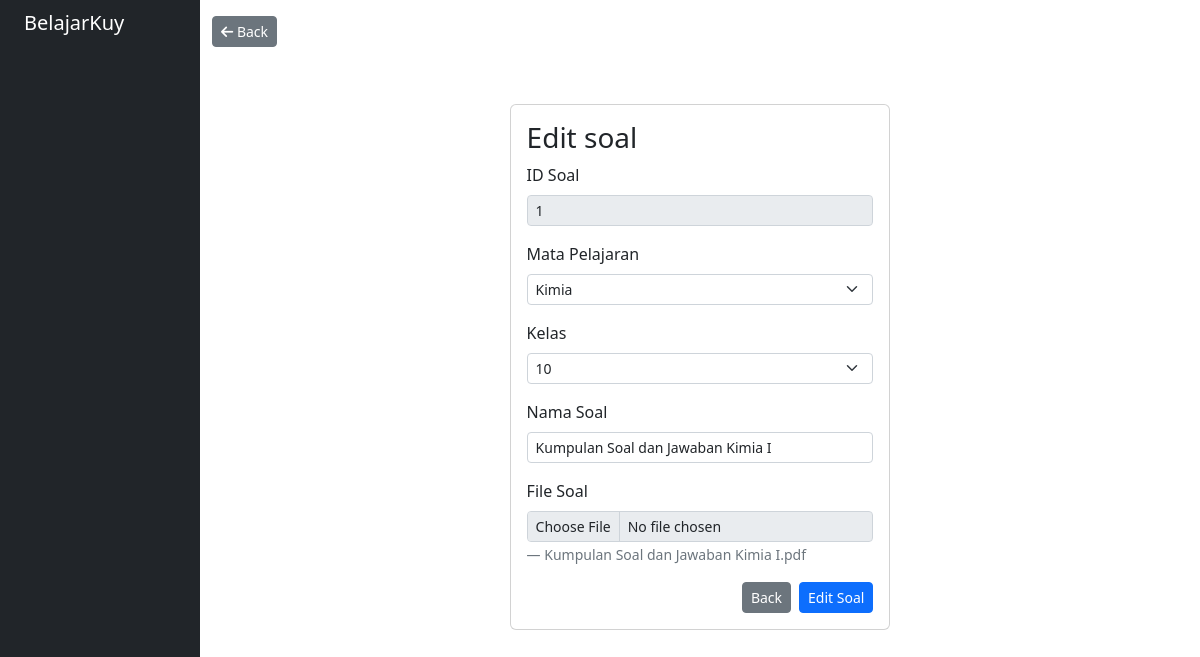
The page /dashboard/soal/process.php?edit=1 on the database its author committed.
### tables this page shows
CREATE TABLE `soal` (
  `id_soal` int(3) NOT NULL,
  `id_mapel` int(3) NOT NULL,
  `nama_soal` varchar(255) NOT NULL,
  `file_soal` varchar(255) NOT NULL,
  `kelas` int(3) NOT NULL
);

### dashboard/soal/process.php (the view, shortened to what this page needs)
<?php
include("../inc/header.php");
?>
<?php
$id_soal = $id_mapel = $kelas = $nama_soal = $file_soal = '';
      ?>
    <?php
if (isset($_GET['edit'])) {
  $id = $_GET['edit'];
  $sql1 = "select * from soal where id_soal = '$id'";
  $q1 = mysqli_query($conn, $sql1);
  while ($row = mysqli_fetch_array($q1)) {
    $id_soal = $row['id_soal'];
    $id_mapel = $row['id_mapel'];
    $kelas = $row['kelas'];
    $nama_soal = $row['nama_soal'];
    $file_soal = $row['file_soal'];
  }
    ?>
  <div class="container d-flex align-items-center justify-content-center" style="min-height: 80vh;">
    <form action="" method="post" name="editsoal" style="width: 40%;" class="card">
      <div class="card-body">
        <h3>Edit soal</h3>
        <div class="mb-3">
          <label class="form-label">ID Soal</label>
          <input type="text" name="id_soal" class="form-control form-control-sm" value="<?= $id_soal ?>" disabled>
        </div>
        <div class="mb-3">
          <label class="form-label">Mata Pelajaran</label>
          <select name="id_mapel" class="form-select form-select-sm" required>
            <option value="3" <?php if ($id_mapel == '3') {
                                echo "selected";
                              } ?>>Kimia</option>
          </select>
        </div>
        <div class="mb-3">
          <label class="form-label">Kelas</label>
          <select name="kelas" class="form-select form-select-sm" id="" required>
            <option value="10" <?php if ($kelas == '10') {
                                  echo "selected";
                                } ?>>10</option>
          </select>
        </div>
        <div class="mb-3">
          <label class="form-label">Nama Soal</label>
          <input type="text" name="nama_soal" class="form-control form-control-sm" value="<?= $nama_soal ?>" required>
        </div>
        <div class="mb-3">
          <label class="form-label">File Soal</label>
          <input type="file" name="file_soal" class="form-control form-control-sm" value="<?= $file_soal ?>" disabled>
          <p><small class="blockquote-footer"><?= $file_soal ?></small></p>
        </div>
        <div class="modal-footer">
          <a href="./" class="btn btn-sm btn-secondary">Back</a>
          <button type="submit" name="edit" class="btn btn-sm btn-primary ms-2">Edit Soal</button>
        </div>
      </div>
    </form>
  </div>
  <?php
}
?>
<?php
include("../inc/footer.php");
?>

### rows shown on the page
soal: id_soal "1", id_mapel "Kimia", kelas "10", nama_soal "Kumpulan Soal dan Jawaban Kimia I", file_soal "Kumpulan Soal dan Jawaban Kimia I.pdf"
